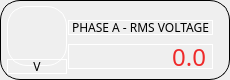
                    <widget class="QFrame" name="horizontalFrame_4">
                     <property name="minimumSize">
                      <size>
                       <width>230</width>
                       <height>80</height>
                      </size>
                     </property>
                     <property name="maximumSize">
                      <size>
                       <width>230</width>
                       <height>80</height>
                      </size>
                     </property>
                     <property name="font">
                      <font>
                       <family>Gilroy</family>
                       <pointsize>9</pointsize>
                      </font>
                     </property>
                     <property name="styleSheet">
                      <string notr="true">border: 1px solid #000000;
border-radius: 20px;</string>
                     </property>
                     <layout class="QHBoxLayout" name="horizontalLayout_6">
                      <property name="spacing">
                       <number>0</number>
                      </property>
                      <property name="leftMargin">
                       <number>5</number>
                      </property>
                      <property name="topMargin">
                       <number>5</number>
                      </property>
                      <property name="rightMargin">
                       <number>5</number>
                      </property>
                      <property name="bottomMargin">
                       <number>5</number>
                      </property>
                      <item>
                       <layout class="QVBoxLayout" name="verticalLayout_8">
                        <property name="spacing">
                         <number>0</number>
                        </property>
                        <property name="bottomMargin">
                         <number>0</number>
                        </property>
                        <item>
                         <widget class="QLabel" name="label_12">
                          <property name="sizePolicy">
                           <sizepolicy hsizetype="Fixed" vsizetype="Fixed">
                            <horstretch>0</horstretch>
                            <verstretch>0</verstretch>
                           </sizepolicy>
                          </property>
                          <property name="minimumSize">
                           <size>
                            <width>60</width>
                            <height>60</height>
                           </size>
                          </property>
                          <property name="maximumSize">
                           <size>
                            <width>60</width>
                            <height>60</height>
                           </size>
                          </property>
                          <property name="styleSheet">
                           <string notr="true">border-color: rgb(255, 255, 255);
border-image: url(:/icons/V.png);</string>
                          </property>
                          <property name="text">
                           <string/>
                          </property>
                          <property name="margin">
                           <number>0</number>
                          </property>
                          <property name="indent">
                           <number>0</number>
                          </property>
                         </widget>
                        </item>
                        <item>
                         <widget class="QLabel" name="label_50">
                          <property name="sizePolicy">
                           <sizepolicy hsizetype="Fixed" vsizetype="Fixed">
                            <horstretch>0</horstretch>
                            <verstretch>0</verstretch>
                           </sizepolicy>
                          </property>
                          <property name="minimumSize">
                           <size>
                            <width>60</width>
                            <height>15</height>
                           </size>
                          </property>
                          <property name="maximumSize">
                           <size>
                            <width>60</width>
                            <height>15</height>
                           </size>
                          </property>
                          <property name="font">
                           <font>
                            <family>Gilroy</family>
                           </font>
                          </property>
                          <property name="styleSheet">
                           <string notr="true">border-color: rgb(255, 255, 255);</string>
                          </property>
                          <property name="text">
                           <string>V</string>
                          </property>
                          <property name="alignment">
                           <set>Qt::AlignCenter</set>
                          </property>
                         </widget>
                        </item>
                       </layout>
                      </item>
                      <item>
                       <layout class="QVBoxLayout" name="verticalLayout_9">
                        <property name="spacing">
                         <number>5</number>
                        </property>
                        <property name="topMargin">
                         <number>10</number>
                        </property>
                        <property name="rightMargin">
                         <number>10</number>
                        </property>
                        <item>
                         <widget class="QLabel" name="label_13">
                          <property name="sizePolicy">
                           <sizepolicy hsizetype="Fixed" vsizetype="Fixed">
                            <horstretch>0</horstretch>
                            <verstretch>0</verstretch>
                           </sizepolicy>
                          </property>
                          <property name="minimumSize">
                           <size>
                            <width>145</width>
                            <height>0</height>
                           </size>
                          </property>
                          <property name="maximumSize">
                           <size>
                            <width>145</width>
                            <height>15</height>
                           </size>
                          </property>
                          <property name="sizeIncrement">
                           <size>
                            <width>145</width>
                            <height>15</height>
                           </size>
                          </property>
                          <property name="baseSize">
                           <size>
                            <width>145</width>
                            <height>15</height>
                           </size>
                          </property>
                          <property name="font">
                           <font>
                            <family>Gilroy</family>
                            <pointsize>9</pointsize>
                           </font>
                          </property>
                          <property name="styleSheet">
                           <string notr="true">border-color: rgb(255, 255, 255);</string>
                          </property>
                          <property name="text">
                           <string>PHASE A - RMS VOLTAGE</string>
                          </property>
                         </widget>
                        </item>
                        <item>
                         <widget class="QLabel" name="rms_v_a_1">
                          <property name="sizePolicy">
                           <sizepolicy hsizetype="Preferred" vsizetype="Preferred">
                            <horstretch>0</horstretch>
                            <verstretch>0</verstretch>
                           </sizepolicy>
                          </property>
                          <property name="minimumSize">
                           <size>
                            <width>145</width>
                            <height>25</height>
                           </size>
                          </property>
                          <property name="maximumSize">
                           <size>
                            <width>145</width>
                            <height>25</height>
                           </size>
                          </property>
                          <property name="sizeIncrement">
                           <size>
                            <width>145</width>
                            <height>25</height>
                           </size>
                          </property>
                          <property name="baseSize">
                           <size>
                            <width>145</width>
                            <height>25</height>
                           </size>
                          </property>
                          <property name="font">
                           <font>
                            <family>Gilroy</family>
                            <pointsize>18</pointsize>
                           </font>
                          </property>
                          <property name="styleSheet">
                           <string notr="true">color: rgb(239, 41, 41);
border-color: rgb(255, 255, 255);</string>
                          </property>
                          <property name="text">
                           <string>0.0</string>
                          </property>
                          <property name="alignment">
                           <set>Qt::AlignRight|Qt::AlignTrailing|Qt::AlignVCenter</set>
                          </property>
                         </widget>
                        </item>
                       </layout>
                      </item>
                     </layout>
                    </widget>
